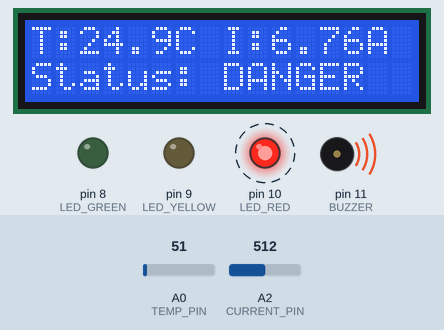
Bench run of a sketch on a simulated Arduino Uno, built with avr-gcc and run on an emulated ATmega328P. Shown: 16×2 character LCD, output pins drawn as LEDs (lit = HIGH), buzzer (waves = sounding, pin HIGH). Dashed ring = blinking. The inputs (shaded band) are chosen by the test bench; at power-on: A2 (CURRENT_PIN) = 512, A0 (TEMP_PIN) = 51. What the sketch prints to the serial monitor is not drawn.

Above: at 4.76 s.
4.8 s: A2 (CURRENT_PIN) set to 316
At 6.19 s:
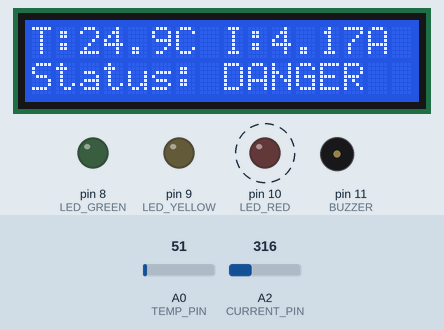
8.0 s: A2 (CURRENT_PIN) set to 289
At 9.26 s:
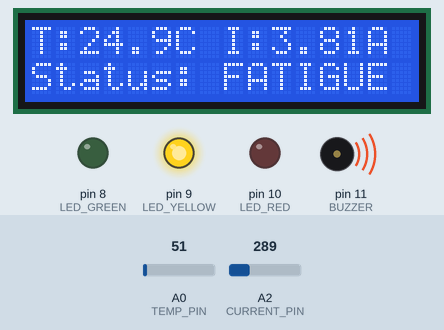
10.9 s: A2 (CURRENT_PIN) set to 208
At 12.8 s:
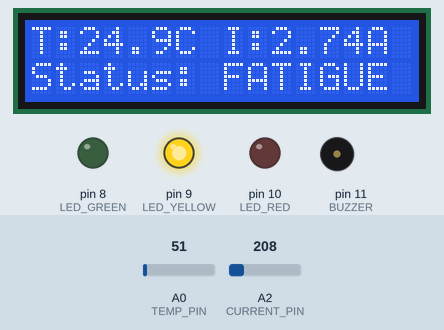
13.5 s: A2 (CURRENT_PIN) set to 171
At 15.1 s:
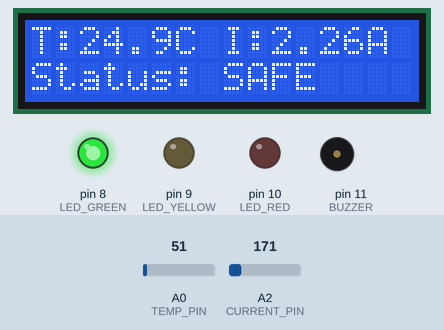
15.4 s: A0 (TEMP_PIN) set to 116
At 15.9 s:
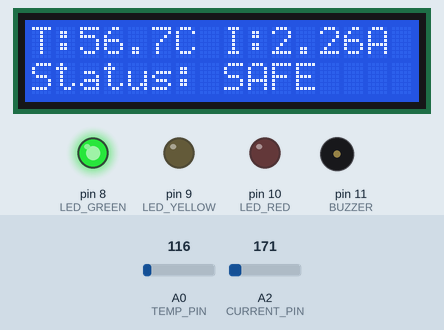
16.9 s: A0 (TEMP_PIN) set to 129
At 17.09 s:
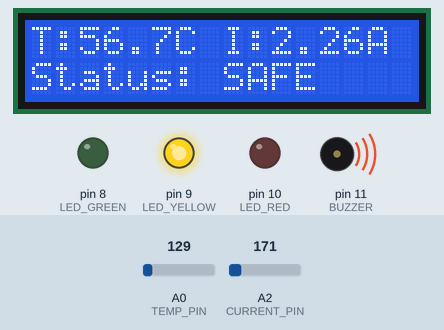
Timing chart, 0 to 20.0 s (numbered marks = the images above; inputs shaded):
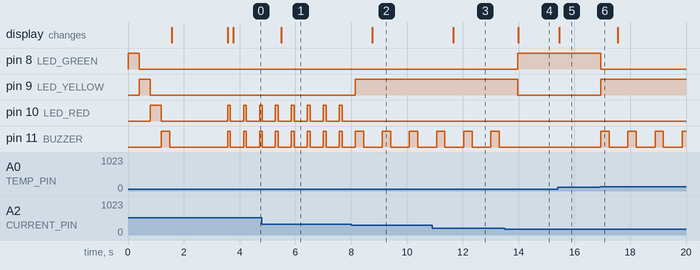

Measured:
- the behaviour switches between 304 and 303 on A2 (CURRENT_PIN) (found by bisection; images 1 and 2)
- the behaviour switches between 190 and 189 on A2 (CURRENT_PIN) (found by bisection; images 3 and 4)
- the behaviour switches between 128 and 129 on A0 (TEMP_PIN) (found by bisection; images 5 and 6)
- after the input at 4.8 s, the display: changes after 0.69 s (image 1)
- after the input at 8.0 s, pin 9 (LED_YELLOW): LOW → HIGH after 0.14 s; pin 10 (LED_RED): stops changing and stays LOW; pin 11 (BUZZER): alternates HIGH for 0.30 s and LOW for 0.67 s, starting after 0.44 s; the display: changes after 0.75 s (image 2)
- after the input at 10.9 s, the display: changes after 0.76 s (image 3)
- after the input at 13.5 s, pin 8 (LED_GREEN): LOW → HIGH after 0.47 s; pin 9 (LED_YELLOW): HIGH → LOW after 0.47 s; pin 11 (BUZZER): stops changing and stays LOW; the display: changes after 0.48 s (image 4)
- after the input at 15.4 s, the display: changes after 0.06 s (image 5)
- after the input at 16.9 s, pin 8 (LED_GREEN): HIGH → LOW after 0.05 s; pin 9 (LED_YELLOW): LOW → HIGH after 0.05 s; pin 11 (BUZZER): alternates HIGH for 0.30 s and LOW for 0.67 s, starting after 0.05 s

The sketch:

Arduino_Code.ino
```cpp
/*
  ============================================================
  Electrical Line Fatigue Monitoring System
  Arduino Uno — With NodeMCU Communication
  ============================================================
*/

#include <LiquidCrystal.h>
#include <SoftwareSerial.h>

// ── LCD
LiquidCrystal lcd(7, 6, 5, 4, 3, 2);

// ── SoftwareSerial for NodeMCU
SoftwareSerial nodemcu(12, 13); // RX=12, TX=13

// ── Analog Pins
const int TEMP_PIN    = A0;
const int CURRENT_PIN = A2;

// ── Digital Output Pins
const int LED_GREEN  = 8;
const int LED_YELLOW = 9;
const int LED_RED    = 10;
const int BUZZER     = 11;

// ── Thresholds
const float TEMP_FATIGUE = 63.0;
const float TEMP_DANGER  = 65.0;
const float CURR_FATIGUE = 2.5;
const float CURR_DANGER  = 4.0;

void setup() {
  pinMode(LED_GREEN,  OUTPUT);
  pinMode(LED_YELLOW, OUTPUT);
  pinMode(LED_RED,    OUTPUT);
  pinMode(BUZZER,     OUTPUT);

  // Startup LED sequence
  digitalWrite(LED_GREEN,  HIGH); delay(400);
  digitalWrite(LED_GREEN,  LOW);
  digitalWrite(LED_YELLOW, HIGH); delay(400);
  digitalWrite(LED_YELLOW, LOW);
  digitalWrite(LED_RED,    HIGH); delay(400);
  digitalWrite(LED_RED,    LOW);

  // Startup beep
  digitalWrite(BUZZER, HIGH); delay(300);
  digitalWrite(BUZZER, LOW);

  lcd.begin(16, 2);
  lcd.setCursor(0, 0);
  lcd.print("  Line Fatigue  ");
  lcd.setCursor(0, 1);
  lcd.print(" Monitor v1.0   ");
  delay(2000);
  lcd.clear();

  Serial.begin(9600);
  nodemcu.begin(9600);
  Serial.println("System Ready.");
}

void loop() {

  // 1. Read Temperature
  int rawTemp       = analogRead(TEMP_PIN);
  float voltage_T   = (rawTemp / 1023.0) * 5.0;
  float temperature = voltage_T * 100.0;

  // 2. Read Current
  int rawCurr   = analogRead(CURRENT_PIN);
  float current = (rawCurr / 1023.0) * 13.5;

  // 3. Determine Status
  bool isDanger  = (temperature >= TEMP_DANGER  || current >= CURR_DANGER);
  bool isFatigue = (temperature >= TEMP_FATIGUE || current >= CURR_FATIGUE);

  String status;
  int statusCode;
  if (isDanger) {
    status = "DANGER ";
    statusCode = 2;
  } else if (isFatigue) {
    status = "FATIGUE";
    statusCode = 1;
  } else {
    status = "SAFE   ";
    statusCode = 0;
  }

  // 4. Drive LEDs + Buzzer
  if (isDanger) {
    digitalWrite(LED_GREEN,  LOW);
    digitalWrite(LED_YELLOW, LOW);
    digitalWrite(LED_RED,    HIGH);
    digitalWrite(BUZZER,     HIGH);
    delay(100);
    digitalWrite(LED_RED,    LOW);
    digitalWrite(BUZZER,     LOW);
    delay(100);
  } else if (isFatigue) {
    digitalWrite(LED_GREEN,  LOW);
    digitalWrite(LED_YELLOW, HIGH);
    digitalWrite(LED_RED,    LOW);
    digitalWrite(BUZZER,     HIGH);
    delay(300);
    digitalWrite(BUZZER,     LOW);
    delay(300);
  } else {
    digitalWrite(LED_GREEN,  HIGH);
    digitalWrite(LED_YELLOW, LOW);
    digitalWrite(LED_RED,    LOW);
    digitalWrite(BUZZER,     LOW);
  }

  // 5. LCD Display
  lcd.setCursor(0, 0);
  lcd.print("T:");
  lcd.print(temperature, 1);
  lcd.print("C I:");
  lcd.print(current, 2);
  lcd.print("A  ");

  lcd.setCursor(0, 1);
  lcd.print("Status: ");
  lcd.print(status);

  // 6. Send to NodeMCU
  nodemcu.print(temperature, 1);
  nodemcu.print(",");
  nodemcu.print(current, 2);
  nodemcu.print(",");
  nodemcu.println(statusCode);

  // 7. Serial Dashboard
  Serial.println("============================");
  Serial.print("TEMP    : "); Serial.print(temperature, 1); Serial.println(" C");
  Serial.print("CURRENT : "); Serial.print(current, 2); Serial.println(" A");
  Serial.print("STATUS  : "); Serial.println(status);
  Serial.println("============================");

  delay(300);
}
```
